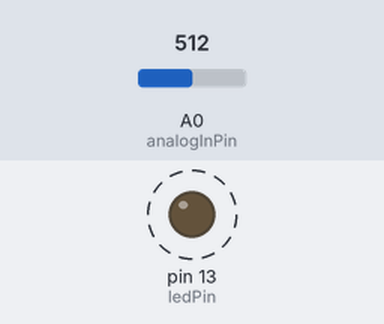
The sketch below on a simulated Arduino Uno, built with avr-gcc and run on an emulated ATmega328P. Parts: output pins drawn as LEDs (lit = HIGH). Dashed ring = blinking. The test bench sets the inputs (shaded band); at power-on: A0 (analogInPin) = 512. What the sketch prints to the serial monitor is not drawn.

Above: at 1.3 s.
1.4 s: A0 (analogInPin) set to 716
4.4 s: A0 (analogInPin) set to 900
Timing chart, 0 to 13.4 s (numbered marks = the images above; inputs shaded):
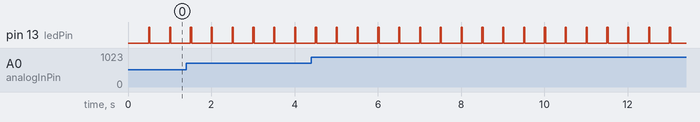

Measured:
- by itself, pin 13 (ledPin): alternates HIGH for 0.03 s and LOW for 0.47 s

The sketch:

NanoScope.ino
```cpp
const int analogInPin = A0;
const int ledPin = 13;

unsigned long Period = 500;

#define length 512
union u16_8
{
	uint16_t buf16[length + 7];
	uint8_t buf8[(length + 7) * 2];
};
u16_8 BUF;
uint16_t BUF2[length/2];
volatile unsigned long time;
uint16_t posbuf = 0;		//Текущая позиция в буфере
uint8_t StateSend = 0;		//
bool adce = false;			//Запись даных АЦП в буфер закончена
uint16_t TrigerV = 512;		//Порог тригера
uint16_t TrigerPos;			//Позиция тригера	(256)
uint16_t TrigerPosS;		//Позиция срабатывания тригера
uint16_t CountEnd;			//Счетчик выборок до конца
bool bTrigerF = true;		//Тригер по фронту иначе по спаду
uint8_t TrigerState = 0;	//
uint16_t Data = 0;			//Значение АЦП
uint16_t DataOld = 0;		//Предыдущее значение АЦП

#define ADCADPS 6
#define ADCSTART ADCSRA = (1 << ADEN) | (1 << ADSC) | (1 << ADATE) | (1 << ADIE) | (ADCADPS << ADPS0);
#define ADCSTOP ADCSRA = (1 << ADEN) | (0 << ADSC) | (1 << ADATE) | (0 << ADIE) | (ADCADPS << ADPS0);

void setup() {
//	Serial.begin(115200, SERIAL_8N2);
	Serial.begin(1024000, SERIAL_8N2);
	pinMode(ledPin, OUTPUT);
	time = Period + millis();
}

void loop() {
	SendData();
}

void SendData()
{
	switch (StateSend)
	{
	case 0:
		if (time > millis())
			return;
		time = Period + millis();
		digitalWrite(ledPin, HIGH);
		posbuf = 0;
		TrigerState = 0;
		ADMUX = (1 << REFS0) | (0 << ADLAR) | (0 << MUX0);
//		DIDR0 = (0 << ADC5D) | (0 << ADC4D) | (0 << ADC3D) | (0 << ADC2D) | (0 << ADC1D) | (1 << ADC0D);
		ADCSRB = (0 << ADTS0);
		ADCSRA = (1 << ADEN) | (0 << ADSC) | (0 << ADATE) | (1 << ADIE) | (0 << ADPS0);
//		ADCSRA = (1 << ADEN) | (1 << ADSC) | (0 << ADATE) | (1 << ADIE) | (0 << ADPS0);
		ADCSTART;
		StateSend++;
		break;
	case 1:
		if (TrigerState != 3)
			return;
		if (TrigerPosS >= (length / 2))
		{
			memcpy(BUF2, (BUF.buf16 + TrigerPosS), length - TrigerPosS);
			memcpy(BUF.buf16, (BUF.buf16 + TrigerPosS), length - TrigerPosS);
			memcpy((BUF.buf16 + TrigerPosS), BUF2, length - TrigerPosS);
		}
		else
		{
		}
		BUF.buf8[0] = 'B';
		BUF.buf8[1] = 'e';
		BUF.buf8[2] = 'g';
		BUF.buf8[3] = 'i';
		BUF.buf8[4] = 'n';
		BUF.buf8[5] = ':';
		BUF.buf16[3] = length;
		BUF.buf16[length + 4] = TrigerPosS;
//		BUF.buf8[length * 2 + 8] = 0;
//		BUF.buf8[length * 2 + 9] = 'E';
		BUF.buf8[length * 2 + 10] = 'n';
		BUF.buf8[length * 2 + 11] = 'd';
		BUF.buf8[length * 2 + 12] = 0x0d;
		BUF.buf8[length * 2 + 13] = 0x0a;
		StateSend++;
		break;
	case 2:
		digitalWrite(ledPin, LOW);
		Serial.flush();
		Serial.write(BUF.buf8, (length + 7) * 2);
		StateSend = 0;
		break;
	default:
		break;
	}
}

ISR(ADC_vect)
{
	Data = ADC;
	BUF.buf16[posbuf + 4] = Data;

//Определяем что буфер заполнен перед позицией триггера
	if ((TrigerState == 0) && (posbuf >= TrigerPos))
		TrigerState = 1;

//Событие срабатывания тригера
	if ((TrigerState == 1) && (((bTrigerF) && (Data > DataOld) && (Data >= TrigerV) && (DataOld < TrigerV)) ||
		((!bTrigerF) && (Data < DataOld) && (Data <= TrigerV) && (DataOld > TrigerV))))
	{
		TrigerState = 2;
		CountEnd = TrigerPos;
		TrigerPosS = posbuf;
	}

//инкремент позиции кольцевого буфера
	if (posbuf >= length)
		posbuf = 0;
	else
		posbuf++;

//Принудительный запуск триггера если небыло события срабатывания
	if ((TrigerState == 1) && (posbuf == 0))
	{
		TrigerState = 2;
		CountEnd = 0;
		TrigerPosS = 0;
	}

//Считаем выборки до окончания записи
	if (TrigerState == 2)
	{
		CountEnd++;
		if (CountEnd >= length)
		{
			TrigerState = 3;
			ADCSTOP;
			return;
		}
	}

	ADCSTART;
}

/*ISR(ADC_vect)
{
	//	uint16_t data = ADC;
	BUF.buf16[posbuf + 4] = ADC;// data;
	if (posbuf < length)
	{
		ADCSTART;
		posbuf++;
		if (!bTriger)
		{
			BUF.buf16[posbuf + 4];
		}
	}
	else
	{
		ADCSTOP;
		posbuf = 0;
		adce = true;
	}
}
*/
```
